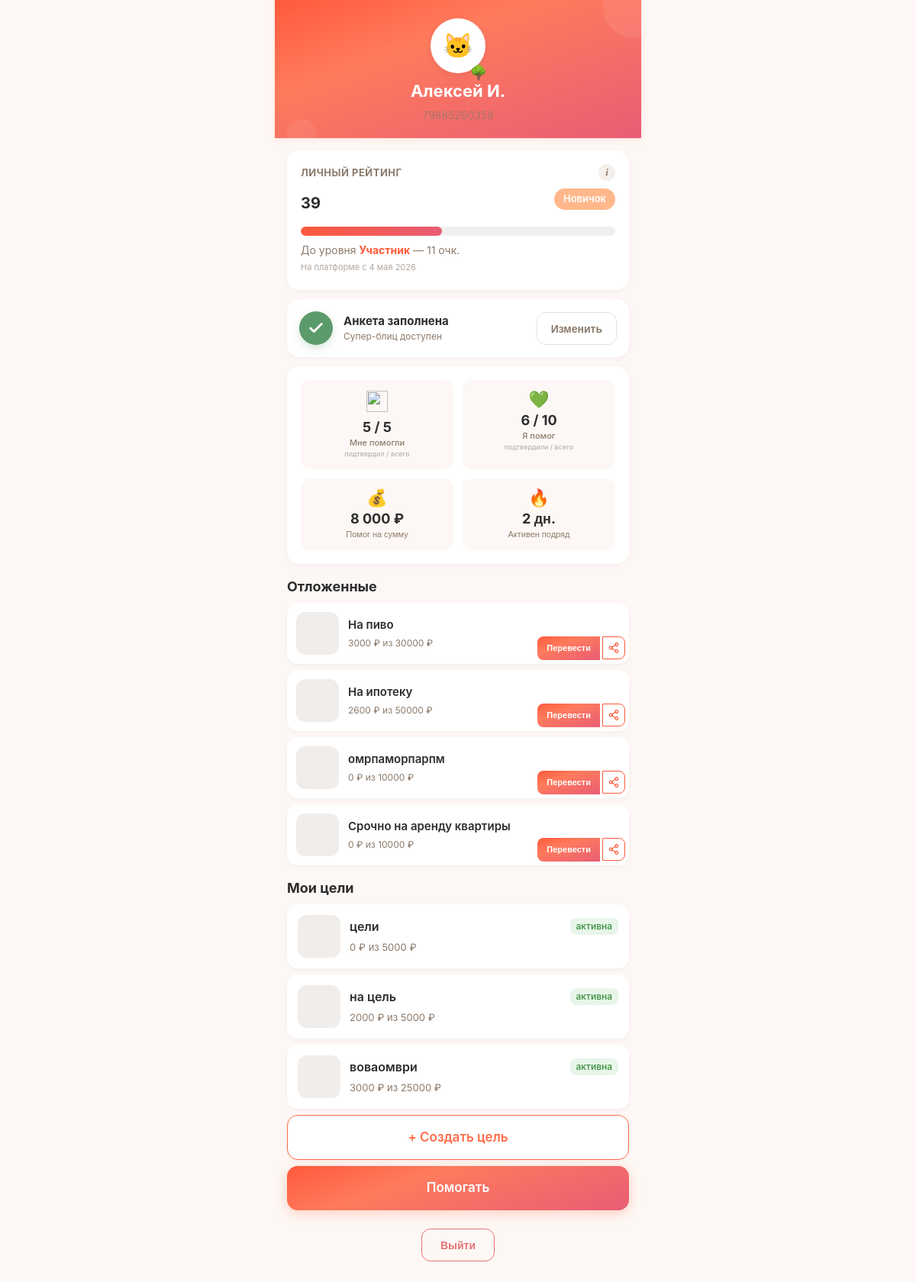
Screenshot of /profile (signed in) with the database file from the repository.
### tables this page shows
CREATE TABLE users (
            id INTEGER PRIMARY KEY AUTOINCREMENT,
            phone TEXT UNIQUE NOT NULL,
            password_hash TEXT NOT NULL,
            email TEXT NULL,
            name TEXT NULL,
            avatar_url TEXT NULL,
            max_id TEXT NULL,
            vk_id TEXT NULL,
            fcm_token TEXT NULL,
            onboarding_passed INTEGER DEFAULT 0,
            rating REAL DEFAULT 0.0,
            rating_level TEXT DEFAULT 'novice',
            confirmations_total INTEGER DEFAULT 0,
            confirmations_approved INTEGER DEFAULT 0,
            confirmations_ignored INTEGER DEFAULT 0,
            donation_streak INTEGER DEFAULT 0,
            goals_helped_close INTEGER DEFAULT 0,
            total_helped_amount REAL DEFAULT 0.00,
            priority_days INTEGER DEFAULT 0,
            circles_of_care INTEGER DEFAULT 0,
            interest_weights TEXT DEFAULT NULL,
            eternal_donation_config TEXT DEFAULT NULL,
            yellow_card_until TEXT NULL,
            is_banned INTEGER DEFAULT 0,
            created_at TEXT DEFAULT (datetime('now'))
        , xp INTEGER DEFAULT 0, xp_level TEXT DEFAULT 'novice', streak_days INTEGER DEFAULT 0, last_action_date TEXT, ip_registered TEXT, author_badge TEXT, trust_score INTEGER DEFAULT 50, trust_level TEXT DEFAULT 'guest', is_admin INTEGER DEFAULT 0, profile_completed INTEGER DEFAULT 0, identity_verified INTEGER DEFAULT 0, city TEXT, region_code TEXT, region_name TEXT, birth_date TEXT, onboarding_step INTEGER DEFAULT 0, identity_verified_at TEXT, identity_doc_path TEXT, identity_selfie_path TEXT);

CREATE TABLE "goals" (
        id INTEGER PRIMARY KEY AUTOINCREMENT,
        user_id INTEGER NOT NULL,
        type TEXT NOT NULL CHECK(type IN ('super_blitz','blitz','serious','urgent','group')),
        title TEXT NOT NULL,
        description TEXT NULL,
        photo_url TEXT NULL,
        amount_goal REAL NOT NULL,
        amount_collected REAL DEFAULT 0.00,
        ends_at TEXT NULL,
        status TEXT DEFAULT 'draft' CHECK(status IN ('draft','active','frozen','completed','failed','lightning_failed','hidden')),
        trial_ends_at TEXT NULL,
        subscription_active_until TEXT NULL,
        last_boosted_at TEXT NULL,
        is_lightning INTEGER DEFAULT 0,
        lightning_started_at TEXT NULL,
        moderation_status TEXT DEFAULT 'pending',
        completion_type TEXT DEFAULT 'organic',
        is_seed INTEGER DEFAULT 0,
        views_count INTEGER DEFAULT 0,
        views_24h INTEGER DEFAULT 0,
        donations_count INTEGER DEFAULT 0,
        donations_24h INTEGER DEFAULT 0,
        created_at TEXT DEFAULT (datetime('now')), photos TEXT,
        FOREIGN KEY (user_id) REFERENCES users(id)
    );

### main.py (the view, shortened to what this page needs)
@app.route('/profile')
@login_required
def profile():
    user = get_current_user()
    db = get_db()
    goals = db.execute("SELECT * FROM goals WHERE user_id = ? ORDER BY created_at DESC", (user['id'],)).fetchall()
    received_total = db.execute(
        "SELECT COUNT(*) FROM donations WHERE goal_id IN (SELECT id FROM goals WHERE user_id = ?) AND donor_id IS NOT NULL",
        (user['id'],)
    ).fetchone()[0]
    received_approved = db.execute(
        "SELECT COUNT(*) FROM donations WHERE goal_id IN (SELECT id FROM goals WHERE user_id = ?) AND donor_id IS NOT NULL AND status IN ('recipient_confirmed','completed')",
        (user['id'],)
    ).fetchone()[0]
    sent_total = db.execute(
        "SELECT COUNT(*) FROM donations WHERE donor_id = ?",
        (user['id'],)
    ).fetchone()[0]
    sent_approved = db.execute(
        "SELECT COUNT(*) FROM donations WHERE donor_id = ? AND status IN ('recipient_confirmed','completed')",
        (user['id'],)
    ).fetchone()[0]
    ignored = db.execute(
        "SELECT d.amount_reported, d.donor_confirmed_at, u.phone as donor_phone FROM donations d LEFT JOIN users u ON d.donor_id = u.id WHERE d.goal_id IN (SELECT id FROM goals WHERE user_id = ?) AND d.status = 'donor_confirmed' AND datetime(d.donor_confirmed_at) <= datetime('now', '-24 hours') ORDER BY d.donor_confirmed_at DESC LIMIT 10",
        (user['id'],)
    ).fetchall()
    months = ['января','февраля','марта','апреля','мая','июня','июля','августа','сентября','октября','ноября','декабря']
    ignored_list = []
    liked_goals = db.execute("""
        SELECT g.*, u.name as author_name, u.xp_level as author_level
        FROM likes l
        JOIN goals g ON l.goal_id = g.id
        JOIN users u ON g.user_id = u.id
        WHERE l.user_id = ?
        ORDER BY l.created_at DESC
    """, (user['id'],)).fetchall()
    db.close()
    return render_template('profile.html',
        user=user,
        goals=goals,
        received_total=received_total,
        received_approved=received_approved,
        sent_total=sent_total,
        sent_approved=sent_approved,
        ignored_donations=ignored_list,
        liked_goals=liked_goals)

### main.py (called while the page is built)
def get_current_user():
    if 'user_id' in session:
        db = get_db()
        try:
            user = db.execute("SELECT * FROM users WHERE id = ?", (session['user_id'],)).fetchone()
            return user
        except:
            return None
        finally:
            db.close()
    return None

def login_required(f):
    @wraps(f)
    def wrap(*args, **kwargs):
        if 'user_id' not in session:
            flash('Сначала войдите в аккаунт.', 'warning')
            return redirect(url_for('login'))
        return f(*args, **kwargs)
    return wrap

def level_emoji(level_key):
    return LEVEL_EMOJI.get(level_key, '🌱')

def format_date(date_str):
    if not date_str:
        return ''
    try:
        parts = date_str[:10].split('-')
        return f"{int(parts[2])} {MONTHS[int(parts[1])-1]} {parts[0]}"
    except:
        return date_str[:10]

### models.py (called while the page is built)
def get_db():
    conn = sqlite3.connect(DATABASE, timeout=10)
    conn.row_factory = sqlite3.Row
    conn.execute("PRAGMA journal_mode=WAL")
    conn.execute("PRAGMA synchronous=NORMAL")
    conn.execute("PRAGMA busy_timeout=5000")
    conn.execute("PRAGMA foreign_keys = ON")
    return conn

### trust_engine.py (called while the page is built)
def get_trust_segments(score):
    score = score or 0
    segments = []
    for i, (min_score, key, emoji_name, perks) in enumerate(TRUST_LEVELS):
        if i < len(TRUST_LEVELS) - 1:
            max_score = TRUST_LEVELS[i+1][0]
        else:
            max_score = 999999
        is_current = min_score <= score < max_score
        is_passed = score >= max_score
        segments.append({
            'level': i + 1,
            'key': key,
            'name': get_trust_level_name(key),
            'min_score': min_score,
            'max_score': max_score,
            'color': TRUST_COLORS[i],
            'is_current': is_current,
            'is_passed': is_passed,
        })
    return segments

def get_trust_level_name(level_key):
    NAMES = {
        'guest': 'Гость',
        'newcomer': 'Новичок',
        'member': 'Участник',
        'verified': 'Проверенный',
        'reliable': 'Надёжный',
        'trusted': 'Свой',
        'veteran': 'Старожил',
        'guardian': 'Хранитель',
        'beacon': 'Маяк',
        'guard': 'Страж',
        'sage': 'Мудрец',
        'legend': 'Легенда',
    }
    return NAMES.get(level_key, 'Гость')

### templates/profile.html (shortened to what this page needs)
<!DOCTYPE html>
<html lang="ru">
<head>
    <link rel="stylesheet" href="/static/style.css?v=7">
</head>
<body>
    <div class="container">
        <div class="profile-header">
            <div style="position:relative; display:inline-block;">
            <div class="avatar">🐱</div>
            <span style="position:absolute; bottom:-2px; right:-2px; font-size:18px;">
                {{ user.xp_level|level_emoji }}
            </span>
        </div>
            <h1>{{ user.name or 'Аноним' }}</h1>
            <p class="phone">{{ user.phone }}</p>
        </div>
        {% set tp = trust_progress(user.trust_score or 0) %}
        {% set segs = trust_segments(user.trust_score or 0) %}
        <div class="card" style="position:relative;">
            <div class="card-header-row">
                <span class="card-title">Личный рейтинг</span>
                <button class="info-icon" type="button">i</button>
            </div>
            <div class="trust-row">
                <span class="trust-value">{{ user.trust_score or 0 }}</span>
                {% for seg in segs %}{% if seg.is_current %}<span class="level-badge" style="background: {{ seg.color }}; color: white;">{{ seg.name }}</span>{% endif %}{% endfor %}
            </div>
            <div class="rating-bar" onclick="toggleRatingScale()">
                <div class="rating-fill" style="width: {{ tp.progress_pct }}%;"></div>
            </div>
            <p class="trust-next">
                {% if tp.next_name %}
                    До уровня <strong>{{ tp.next_name }}</strong> — {{ tp.points_to_next }} очк.
                {% else %}
                    👑 Максимальный уровень
                {% endif %}
                <span class="trust-since">На платформе с {{ user.created_at|format_date }}</span>
            </p>
        </div>
        {% if user.profile_completed %}
        <div class="card anketa-card">
            <div class="anketa-status">
                <div class="anketa-icon done">
                    <svg viewBox="0 0 24 24" fill="none" stroke="currentColor" stroke-width="3" stroke-linecap="round" stroke-linejoin="round"><polyline points="20 6 9 17 4 12"></polyline></svg>
                </div>
                <div class="anketa-text">
                    <div class="anketa-title">Анкета заполнена</div>
                    <div class="anketa-hint">Супер-блиц доступен</div>
                </div>
                <a href="/profile/edit" class="anketa-btn secondary">Изменить</a>
            </div>
        </div>
        {% endif %}
        <div class="card">
            <div class="stats-grid">
                <a href="/profile/received" class="stats-cell stats-cell-link">
                    <div class="stats-icon"><img src="https://api.iconify.design/reicon/hand-heart.svg?color=%23FF5A3C" width="28" height="28" alt=""></div>
                    <div class="stats-num">{{ received_approved }} / {{ received_total }}</div>
                    <div class="stats-lbl">Мне помогли<br><span class="stats-hint">подтвердил / всего</span></div>
                </a>
                <a href="/profile/sent" class="stats-cell stats-cell-link">
                    <div class="stats-icon">💚</div>
                    <div class="stats-num">{{ sent_approved }} / {{ sent_total }}</div>
                    <div class="stats-lbl">Я помог<br><span class="stats-hint">подтвердили / всего</span></div>
                </a>
                <button type="button" class="stats-cell stats-cell-btn" onclick="openSumModal()">
                    <div class="stats-icon">💰</div>
                    <div class="stats-num">{{ "{:,.0f}".format(user.total_helped_amount or 0).replace(',', ' ') }} ₽</div>
                    <div class="stats-lbl">Помог на сумму</div>
                </button>
                <button type="button" class="stats-cell stats-cell-btn" onclick="openStreakModal()">
                    <div class="stats-icon">🔥</div>
                    <div class="stats-num">{{ user.streak_days or 0 }} дн.</div>
                    <div class="stats-lbl">Активен подряд</div>
                </button>
            </div>
        </div>
        {% if liked_goals %}
        <h3 class="section-title">Отложенные</h3>
        {% for lg in liked_goals %}
        <div class="liked-goal">
            <a class="liked-goal-cover" href="/goal/{{ lg.id }}" {% if lg.photo_url %}style="background-image: url('{{ lg.photo_url }}');"{% endif %}></a>
            <div class="liked-goal-info">
                <a class="liked-goal-title" href="/goal/{{ lg.id }}">{{ lg.title }}</a>
                <div class="liked-goal-meta">
                    {{ "%.0f"|format(lg.amount_collected) }} ₽ из {{ "%.0f"|format(lg.amount_goal) }} ₽
                </div>
            </div>
            <div class="liked-goal-actions">
                <a class="lg-btn-primary" href="/goal/{{ lg.id }}">Перевести</a>
                <button class="lg-btn-share" onclick="shareGoal('{{ lg.id }}', '{{ lg.title|e }}')" title="Поделиться">
                    <div class="share-icon-{{ lg.id }}" style="width:20px;height:20px;"></div>
                </button>
            </div>
        </div>
        {% endfor %}
        {% endif %}
        <h3 style="margin: 16px 16px 8px; font-size:18px; font-weight:700;">Мои цели</h3>
        {% if goals %}
            {% for goal in goals %}
            <a class="goal-item" href="/goal/{{ goal.id }}">
                <div class="goal-cover" {% if goal.photo_url %}style="background-image: url('{{ goal.photo_url }}');"{% endif %}></div>
                <div class="goal-info">
                    <div class="top">
                        <span class="title">{{ goal.title }}</span>
                        <span class="status status-{{ goal.status }}">{% if goal.status == 'active' %}активна{% elif goal.status == 'completed' %}завершена{% elif goal.status == 'frozen' %}заморожена{% else %}{{ goal.status }}{% endif %}</span>
                    </div>
                    <div style="font-size:13px;color:#8C7A6B;">
                        {{ "%.0f"|format(goal.amount_collected) }} ₽ из {{ "%.0f"|format(goal.amount_goal) }} ₽
                    </div>
                </div>
            </a>
            {% endfor %}
        {% else %}
            <div class="card" style="text-align:center;">
                <p style="color:#8C7A6B; margin:0;">У вас пока нет целей</p>
            </div>
        {% endif %}
        <a class="fab-outline" href="/goals/choose">+ Создать цель</a>
        <a class="fab" href="/goals">Помогать</a>
        <div class="logout-wrap">
            <form method="POST" action="/logout" style="display:inline;">
                <button type="submit" class="logout-btn">Выйти</button>
            </form>
        </div>
    </div>
</body>
</html>

### static/style.css (style rules this page uses)
:root { --cta: #FF6B4A; --cta-hover: #E85D3A; --bg: #FDF8F5; --card: #FFFFFF; --card-shadow: 0 2px 12px rgba(0,0,0,0.04); --text: #2D2D2D; --text-soft: #8C7A6B; --success: #5B9A6B; --error: #E57373; --gold: #D4A853; --gradient-cta: linear-gradient(160deg, #FF5A3C 0%, #FF7B5C 35%, #E85D75 100%); --radius: 12px; --radius-lg: 16px; --font: 'Inter', -apple-system, BlinkMacSystemFont, sans-serif; --transition: 0.2s ease; }
*, *::before, *::after { box-sizing: border-box; margin: 0; padding: 0; }
body { font-family: var(--font); font-size: 16px; line-height: 1.5; background: var(--bg); color: var(--text); -webkit-tap-highlight-color: transparent; -webkit-font-smoothing: antialiased; animation: pageIn 0.3s ease; }
h1 { font-size: 28px; font-weight: 700; line-height: 1.2; }
h3 { font-size: 18px; font-weight: 600; }
p { color: var(--text-soft); }
a { color: var(--cta); text-decoration: none; }
.card { background: var(--card); border-radius: var(--radius-lg); padding: 16px; box-shadow: var(--card-shadow); margin-bottom: 12px; }
html { overscroll-behavior-y: auto; }
* { scrollbar-width: thin; scrollbar-color: #FF5A3C transparent; }
.info-icon { width: 22px; height: 22px; border-radius: 50%; background: #F5F0EC; color: #8C7A6B; font-size: 13px; font-weight: 700; font-style: italic; font-family: Georgia, serif; display: flex; align-items: center; justify-content: center; cursor: pointer; border: none; padding: 0; transition: background 0.15s, color 0.15s, transform 0.1s; flex-shrink: 0; }

### rows the page displays
users: xp_level|level_emoji "🌳", name "Алексей И.", phone "79885260358", trust_score "39", created_at "4 мая 2026", total_helped_amount "8 000", streak_days "2"
goals: title "На пиво", amount_collected "3000", amount_goal "30000", {{ lg.id }} 2 (drawn)
goals: title "На ипотеку", amount_collected "2600", amount_goal "50000"
goals: title "омрпаморпарпм", amount_collected "0", amount_goal "10000"
goals: title "Срочно на аренду квартиры", amount_collected "0", amount_goal "10000"
goals: title "цели", status "активна", amount_collected "0", amount_goal "5000"
goals: title "на цель", status "активна", amount_collected "2000", amount_goal "5000"
goals: title "воваомври", status "активна", amount_collected "3000", amount_goal "25000"

### other values shown
{{ seg.name }} "Новичок"
{{ tp.next_name }} "Участник"
{{ tp.points_to_next }} "11"
{{ received_approved }} "5"
{{ received_total }} "5"
{{ sent_approved }} "6"
{{ sent_total }} "10"
